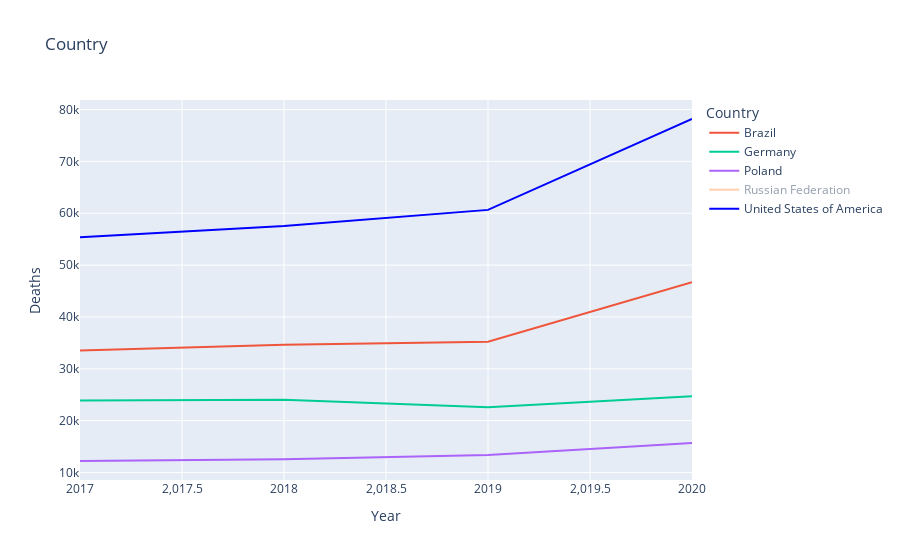

Here is the notebook cell this chart was saved with:
### Markdown cell above
Correlate the above data with amount of rehab facilities across key countries

### Code cell
import plotly.express as px

# Filter for years of interest
years_of_interest = [2017, 2018, 2019, 2020]
filtered_data = substance_trend_by_country[substance_trend_by_country['Year'].isin(years_of_interest)] 

# Sum of total deaths by country
country_death_totals = filtered_data.groupby('Country')['Deaths'].sum().reset_index()

# Top 5 by death count
top_5_countries = country_death_totals.nlargest(5, 'Deaths')['Country']

# Filtered data
filtered_data_top_5 = filtered_data[filtered_data['Country'].isin(top_5_countries)]

# Plotting with specified color for United States of America
fig = px.line(filtered_data_top_5, x='Year', y='Deaths', color='Country',
              title='Top 5 substance-related Deaths (2017 - 2020)',
              labels={'Deaths': 'Number of Deaths'},
              color_discrete_map={"United States of America": "blue"})  # Setting the color for the USA

fig.update_layout(xaxis_title="Year", yaxis_title='Deaths', title="Country")
fig.show()

### Figure 1 — Plotly figure (JSON) as saved in the notebook; plotly's stock layout.template omitted (floating-point values rounded to 4 significant figures)
{"data": [{"hovertemplate": "Country=Brazil<br>Year=%{x}<br>Number of Deaths=%{y}<extra></extra>", "legendgroup": "Brazil", "line": {"color": "#EF553B", "dash": "solid"}, "marker": {"symbol": "circle"}, "mode": "lines", "name": "Brazil", "orientation": "v", "showlegend": true, "type": "scatter", "x": [2017, 2018, 2019, 2020], "xaxis": "x", "y": [33524, 34652, 35216, 46708], "yaxis": "y"}, {"hovertemplate": "Country=Germany<br>Year=%{x}<br>Number of Deaths=%{y}<extra></extra>", "legendgroup": "Germany", "line": {"color": "#00cc96", "dash": "solid"}, "marker": {"symbol": "circle"}, "mode": "lines", "name": "Germany", "orientation": "v", "showlegend": true, "type": "scatter", "x": [2017, 2018, 2019, 2020], "xaxis": "x", "y": [23884, 24036, 22600, 24708], "yaxis": "y"}, {"hovertemplate": "Country=Poland<br>Year=%{x}<br>Number of Deaths=%{y}<extra></extra>", "legendgroup": "Poland", "line": {"color": "#ab63fa", "dash": "solid"}, "marker": {"symbol": "circle"}, "mode": "lines", "name": "Poland", "orientation": "v", "showlegend": true, "type": "scatter", "x": [2017, 2018, 2019, 2020], "xaxis": "x", "y": [12232, 12552, 13388, 15724], "yaxis": "y"}, {"hovertemplate": "Country=Russian Federation<br>Year=%{x}<br>Number of Deaths=%{y}<extra></extra>", "legendgroup": "Russian Federation", "line": {"color": "#FFA15A", "dash": "solid"}, "marker": {"symbol": "circle"}, "mode": "lines", "name": "Russian Federation", "orientation": "v", "showlegend": true, "type": "scatter", "visible": "legendonly", "x": [2017, 2018, 2019], "xaxis": "x", "y": [18604, 21548, 19832], "yaxis": "y"}, {"hovertemplate": "Country=United States of America<br>Year=%{x}<br>Number of Deaths=%{y}<extra></extra>", "legendgroup": "United States of America", "line": {"color": "blue", "dash": "solid"}, "marker": {"symbol": "circle"}, "mode": "lines", "name": "United States of America", "orientation": "v", "showlegend": true, "type": "scatter", "x": [2017, 2018, 2019, 2020], "xaxis": "x", "y": [55356, 57560, 60652, 78176], "yaxis": "y"}], "layout": {"autosize": true, "legend": {"title": {"text": "Country"}, "tracegroupgap": 0}, "title": {"text": "Country"}, "xaxis": {"anchor": "y", "autorange": true, "domain": [0, 1], "range": [2017, 2020], "title": {"text": "Year"}, "type": "linear"}, "yaxis": {"anchor": "x", "autorange": true, "domain": [0, 1], "range": [8568.0, 81840.0], "title": {"text": "Deaths"}, "type": "linear"}}}
